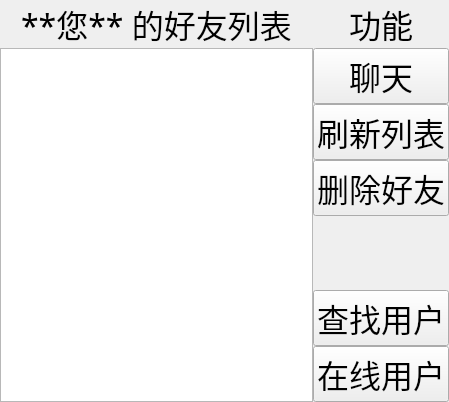
<?xml version="1.0" encoding="UTF-8"?>
<ui version="4.0">
 <class>Friends</class>
 <widget class="QWidget" name="Friends">
  <property name="geometry">
   <rect>
    <x>0</x>
    <y>0</y>
    <width>449</width>
    <height>402</height>
   </rect>
  </property>
  <property name="windowTitle">
   <string>Form</string>
  </property>
  <layout class="QHBoxLayout" name="horizontalLayout">
   <property name="spacing">
    <number>0</number>
   </property>
   <property name="leftMargin">
    <number>0</number>
   </property>
   <property name="topMargin">
    <number>0</number>
   </property>
   <property name="rightMargin">
    <number>0</number>
   </property>
   <property name="bottomMargin">
    <number>0</number>
   </property>
   <item>
    <layout class="QGridLayout" name="gridLayout_3">
     <property name="spacing">
      <number>0</number>
     </property>
     <item row="0" column="0" alignment="Qt::AlignHCenter|Qt::AlignVCenter">
      <widget class="QLabel" name="UserListLabel">
       <property name="font">
        <font>
         <family>Academy Engraved LET</family>
         <pointsize>24</pointsize>
        </font>
       </property>
       <property name="text">
        <string>**您** 的好友列表</string>
       </property>
       <property name="textFormat">
        <enum>Qt::MarkdownText</enum>
       </property>
      </widget>
     </item>
     <item row="1" column="0">
      <widget class="QListWidget" name="UserListLW"/>
     </item>
    </layout>
   </item>
   <item>
    <layout class="QGridLayout" name="gridLayout_4">
     <property name="spacing">
      <number>0</number>
     </property>
     <item row="0" column="0" alignment="Qt::AlignHCenter|Qt::AlignVCenter">
      <widget class="QLabel" name="FunctionLabel">
       <property name="font">
        <font>
         <family>Academy Engraved LET</family>
         <pointsize>24</pointsize>
        </font>
       </property>
       <property name="text">
        <string>功能</string>
       </property>
      </widget>
     </item>
     <item row="1" column="0">
      <layout class="QGridLayout" name="gridLayout_2">
       <property name="spacing">
        <number>0</number>
       </property>
       <item row="0" column="0">
        <layout class="QGridLayout" name="gridLayout">
         <property name="spacing">
          <number>0</number>
         </property>
         <item row="0" column="0">
          <widget class="QPushButton" name="ChatPB">
           <property name="font">
            <font>
             <family>Academy Engraved LET</family>
             <pointsize>24</pointsize>
            </font>
           </property>
           <property name="text">
            <string>聊天</string>
           </property>
          </widget>
         </item>
         <item row="1" column="0">
          <widget class="QPushButton" name="RefreshPB">
           <property name="font">
            <font>
             <family>Academy Engraved LET</family>
             <pointsize>24</pointsize>
            </font>
           </property>
           <property name="text">
            <string>刷新列表</string>
           </property>
          </widget>
         </item>
         <item row="2" column="0">
          <widget class="QPushButton" name="DeletePB">
           <property name="font">
            <font>
             <family>Academy Engraved LET</family>
             <pointsize>24</pointsize>
            </font>
           </property>
           <property name="text">
            <string>删除好友</string>
           </property>
          </widget>
         </item>
        </layout>
       </item>
       <item row="1" column="0">
        <spacer name="verticalSpacer">
         <property name="orientation">
          <enum>Qt::Vertical</enum>
         </property>
         <property name="sizeHint" stdset="0">
          <size>
           <width>20</width>
           <height>40</height>
          </size>
         </property>
        </spacer>
       </item>
       <item row="2" column="0">
        <widget class="QPushButton" name="SearchUserPB">
         <property name="font">
          <font>
           <family>Academy Engraved LET</family>
           <pointsize>24</pointsize>
          </font>
         </property>
         <property name="text">
          <string>查找用户</string>
         </property>
        </widget>
       </item>
       <item row="3" column="0">
        <widget class="QPushButton" name="OnlineUsersPB">
         <property name="font">
          <font>
           <family>Academy Engraved LET</family>
           <pointsize>24</pointsize>
          </font>
         </property>
         <property name="text">
          <string>在线用户</string>
         </property>
        </widget>
       </item>
      </layout>
     </item>
    </layout>
   </item>
  </layout>
 </widget>
 <resources/>
 <connections/>
</ui>
